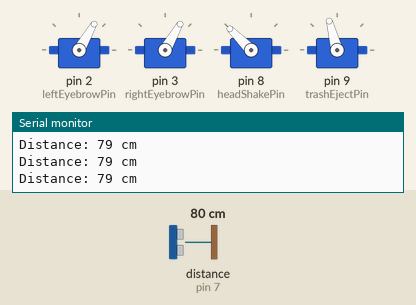
The sketch below on a simulated Arduino Uno, built with avr-gcc and run on an emulated ATmega328P. Shown: 4 × servo, the last lines printed to the serial monitor. Wiring (inferred from the names in the program): ultrasonic range finder: trigger pin 6; echo pin 7. The test bench sets the inputs (shaded band); at power-on: distance to the obstacle (sensor on pin 7) 80 cm. The echo pulse lasts 58.3 µs per cm.

Above: at 1.2 s.
1.3 s: distance to the obstacle (sensor on pin 7) set to 18 cm
2.9 s: distance to the obstacle (sensor on pin 7) set to 15 cm
At 3.22 s:
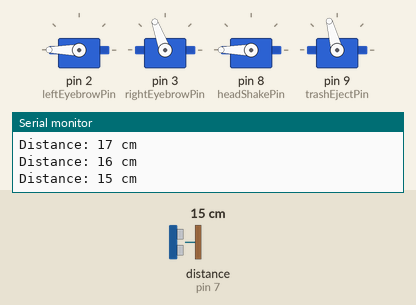
5.9 s: distance to the obstacle (sensor on pin 7) set to 4 cm
8.9 s: distance to the obstacle (sensor on pin 7) set to 2 cm
At 11.7 s:
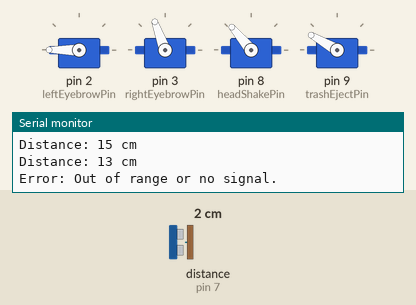
11.9 s: distance to the obstacle (sensor on pin 7) set to 9 cm
At 12.43 s:
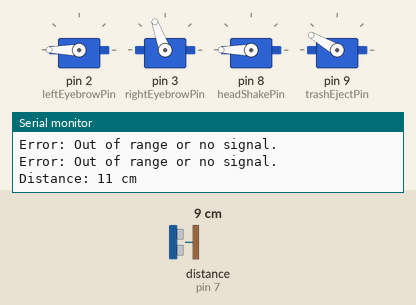
Timing chart, 0 to 15.9 s (numbered marks = the images above; inputs shaded):
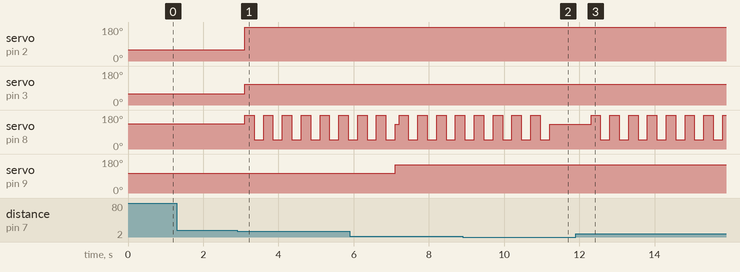

The sketch:

emotioanl_trash_can.ino
```cpp
#include <Servo.h>

// 초음파 센서 핀 설정
const int trigPin = 6;
const int echoPin = 7;

// 서보 모터 핀 설정
const int leftEyebrowPin = 2;
const int rightEyebrowPin = 3;
const int headShakePin = 8;
const int trashEjectPin = 9;

// 서보 모터 객체 생성
Servo leftEyebrow;
Servo rightEyebrow;
Servo headShake;
Servo trashEject;

// 거리 변수
long duration;
int distance;

// 오류 값 처리 및 평균 계산 변수
const int MAX_DISTANCE = 400;
const int MIN_DISTANCE = 2;
const int NUM_READINGS = 5;
int readings[NUM_READINGS];
int readIndex = 0;
int total = 0;
int averageDistance = 0;

// 쓰레기 감지 거리 (cm)
const int TRASH_DETECT_DISTANCE = 16;

// 화난 상태 시간 변수
unsigned long angryStartTime = 0;
bool isAngry = false;

// 마지막 감지 시간 변수
unsigned long lastDetectedTime = 0;

void setup() {
  // 핀 모드 설정
  pinMode(trigPin, OUTPUT);
  pinMode(echoPin, INPUT);

  // 서보 모터 연결
  leftEyebrow.attach(leftEyebrowPin);
  rightEyebrow.attach(rightEyebrowPin);
  headShake.attach(headShakePin);
  trashEject.attach(trashEjectPin);

  // 시리얼 통신 시작
  Serial.begin(9600);

  // 초기 측정값 배열 초기화
  for (int i = 0; i < NUM_READINGS; i++) {
    readings[i] = 0;
  }

  // 초기 서보 모터 위치 설정
  leftEyebrow.write(60);
  rightEyebrow.write(60);
  headShake.write(135);
  trashEject.write(105);
}

void loop() {
  // Trig 핀에 짧은 펄스 발생 (10 마이크로초)
  digitalWrite(trigPin, LOW);
  delayMicroseconds(2);
  digitalWrite(trigPin, HIGH);
  delayMicroseconds(10);
  digitalWrite(trigPin, LOW);

  // Echo 핀에서 반사된 신호를 받아오는 시간 측정
  duration = pulseIn(echoPin, HIGH, 30000);

  // 초음파의 이동 시간을 기반으로 거리 계산
  distance = duration * 0.0344 / 2;

  // 오류 값 처리
  if (distance > MAX_DISTANCE || distance < MIN_DISTANCE || duration == 0) {
    Serial.println("Error: Out of range or no signal.");
    delay(500);
    return;
  }

  // 측정값 배열에 저장 및 평균 계산
  total = total - readings[readIndex];
  readings[readIndex] = distance;
  total = total + readings[readIndex];
  readIndex = (readIndex + 1) % NUM_READINGS;

  // 평균 거리 계산
  averageDistance = total / NUM_READINGS;

  // 시리얼 모니터에 거리 출력
  Serial.print("Distance: ");
  Serial.print(averageDistance);
  Serial.println(" cm");

  // 쓰레기 감지
  if (averageDistance < TRASH_DETECT_DISTANCE) {
    // 마지막 감지 시간 업데이트
    lastDetectedTime = millis();

    if (!isAngry) {
      // 화난 상태 시작
      angryStartTime = millis();
      isAngry = true;

      // 화난 표정
      leftEyebrow.write(240);
      rightEyebrow.write(110);

      // 고개 흔들기
      shakeHead();

      // 쓰레기 배출
      trashEject.write(150);
    }
  }

  // 화난 상태 유지 및 종료
  if (isAngry) {
    if (millis() - angryStartTime >= 3000) {
      // 화난 상태 종료
      isAngry = false;
    }
  }

  // 2초 이상 감지되지 않으면 초기 상태로 복귀
  if (millis() - lastDetectedTime >= 2000 && isAngry) {
    isAngry = false;
    resetServos();
  }

  // 100ms 대기 후 다시 측정
  delay(100);
}

// 고개 흔들기 함수
void shakeHead() {
  for (int i = 0; i < 8; i++) {
    headShake.write(210);
    delay(250);
    headShake.write(50);
    delay(250);
  }
  headShake.write(130);
}

// 서보 모터 초기화 함수
void resetServos() {
  leftEyebrow.write(60);
  rightEyebrow.write(60);
  trashEject.write(105);
  headShake.write(135);
}
```

Measured:
- the behaviour switches between 17 and 16 cm on distance to the obstacle (sensor on pin 7) (found by bisection; images 0 and 1)
- the behaviour switches between 3 and 2 cm on distance to the obstacle (sensor on pin 7) (found by bisection; images 1 and 2)
- after the input at 2.9 s, servo on pin 2 (leftEyebrowPin): 60° → 180° after 0.20 s; servo on pin 3 (rightEyebrowPin): 60° → 110° after 0.20 s; servo on pin 8 (headShakePin): alternates 180° for 0.25 s and 50° for 0.25 s, starting after 0.20 s
- after the input at 8.9 s, servo on pin 8 (headShakePin): goes on until 11.2 s, then stays 130°
- after the input at 11.9 s, servo on pin 8 (headShakePin): alternates 180° for 0.25 s and 50° for 0.25 s, starting after 0.41 s
